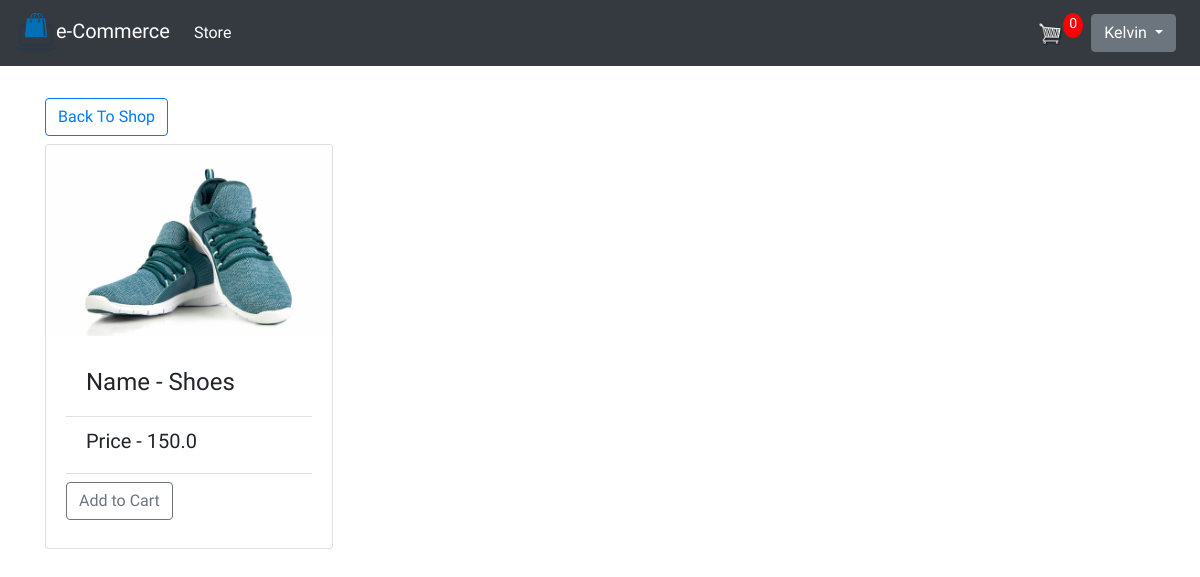
The app's page /product/5 (signed in) with its own data.
### store/models.py (models this page shows, shortened)
class Product(models.Model):
    name = models.CharField(max_length=200, null=True)
    price = models.FloatField(max_length=200, null=True)
    digital = models.BooleanField(default=False, null=True, blank=True)
    image = models.ImageField(null=True, blank=True)
    @property
    def imageURL(self):
        try:
            url = self.image.url
        except:
            url = ''
        return url

### store/views.py (the view)
# urls.py: path('product/<int:id>', views.product_detail, name="product")
@login_required
def product_detail(request, id):
    data = cartData(request)
    cartItems = data['cartItems']
    order = data['order']
    items = data['items']
    product = Product.objects.get(id=id)
    context = {'items': items, 'order': order, 'cartItems': cartItems, 'product': product}
    return render(request, 'store/product_detail.html', context)

### store/models.py (called while the page is built)
    @property
    def get_cart_items(self):
        orderitems = self.orderitem_set.all()
        total = sum([item.quantity for item in orderitems])
        return total

### store/utils.py (called while the page is built)
def cartData(request):
    if request.user.is_authenticated:
        customer = request.user.customer
        order, created = Order.objects.get_or_create(customer=customer, complete=False)
        items = order.orderitem_set.all()
        cartItems = order.get_cart_items
    else:
        cookieData = cookieCart(request)
        cartItems = cookieData['cartItems']
        order = cookieData['order']
        items = cookieData['items']
    return {'cartItems': cartItems, 'order': order, 'items': items}

### templates/store/product_detail.html
{% extends 'store/main.html' %}
{% load static %}
{% block content %}
<div class="my-2">
    <a class="btn btn-outline-primary" href="{% url 'store' %}">Back To Shop</a>
</div>
<div class="card" style="width: 18rem;">
    <img src="{{product.imageURL}}" class="card-img-top" alt="...">
    <div class="card-body">
      <ul class="list-group list-group-flush">
        <li class="list-group-item">
            <h4>Name - {{product.name}}</h4>
        </li>
        <li class="list-group-item">
            <h5>Price - {{product.price}}</h5>
        </li>
      </ul>
      <div>
        <button data-product={{ product.id }} data-action="add" class="my-2 btn btn-outline-secondary add-btn update-cart">Add to Cart</button>
      </div>
    </div>
  </div>
{% endblock %}

### templates/store/main.html (shortened to what this page needs)
<!DOCTYPE html>
{% load static %}
<html>
    <head>
            <link rel="stylesheet" type="text/css" href="{% static 'css/main.css' %}">
            <link rel="stylesheet" href="https://maxcdn.bootstrapcdn.com/bootstrap/4.0.0/css/bootstrap.min.css">
     </head>
     <body style="font-family: 'Glory', sans-serif;">
        <nav class="navbar navbar-expand-lg navbar-dark bg-dark">
          <a class="navbar-brand" href="{% url 'store' %}"><img width="40px" height="40px" src="{% static 'images/logo.png' %}">e-Commerce</a>
          <div class="collapse navbar-collapse" id="navbarSupportedContent">
            <ul class="navbar-nav mr-auto">
              <li class="nav-item active">
                <a class="nav-link" href="{% url 'store' %}">Store <span class="sr-only">(current)</span></a>
              </li>
            </ul>
            <div class="form-inline my-2 my-lg-0">
                {% if user.is_authenticated %}
                    <a href="{% url 'cart' %}">
                        <img  id="cart-icon" src="{% static 'images/cart.png' %}">
                    </a>
                    <p id="cart-total">{{ cartItems }}</p>
                    <div class="dropdown mx-2">
                        <button class="btn btn-secondary dropdown-toggle" type="button" id="dropdownMenuButton" data-toggle="dropdown" aria-haspopup="true" aria-expanded="false">
                            {{user.username}}
                        </button>
                    </div>
                {% else  %}
                    <a href="{% url 'login'%}"class="btn btn-outline-primary">Login</a>
                    <a href="{% url 'signup'%}"class="mx-2 btn btn-outline-primary">Register</a>
                {% endif %}
            </div>
          </div>
        </nav>
         <div class="container">
                <br>
                {% block content %}
                 {% endblock content %}
                <br>
         </div>
     </body>
</html>

### static/css/main.css (style rules this page uses)
body { background-color: hsl(0, 0%, 98%); }
h1,h2,h3,h4,h5,h6 { color:hsl(0, 0%, 30%); }
.bg-dark { background-color: #4f868c!important; }
#cart-icon { width:25px; display: inline-block; margin-left: 15px; }
#cart-total { display: block; text-align: center; color:#fff; background-color: red; width: 20px; height: 25px; border-radius: 50%; font-size: 14px; }
.btn { border-radius: 0; }

### records on screen
Product: imageURL (picture), name "Shoes", price "150.0"

### other values on screen
{{ cartItems }} "0"
{{ user.username }} "Kelvin"
